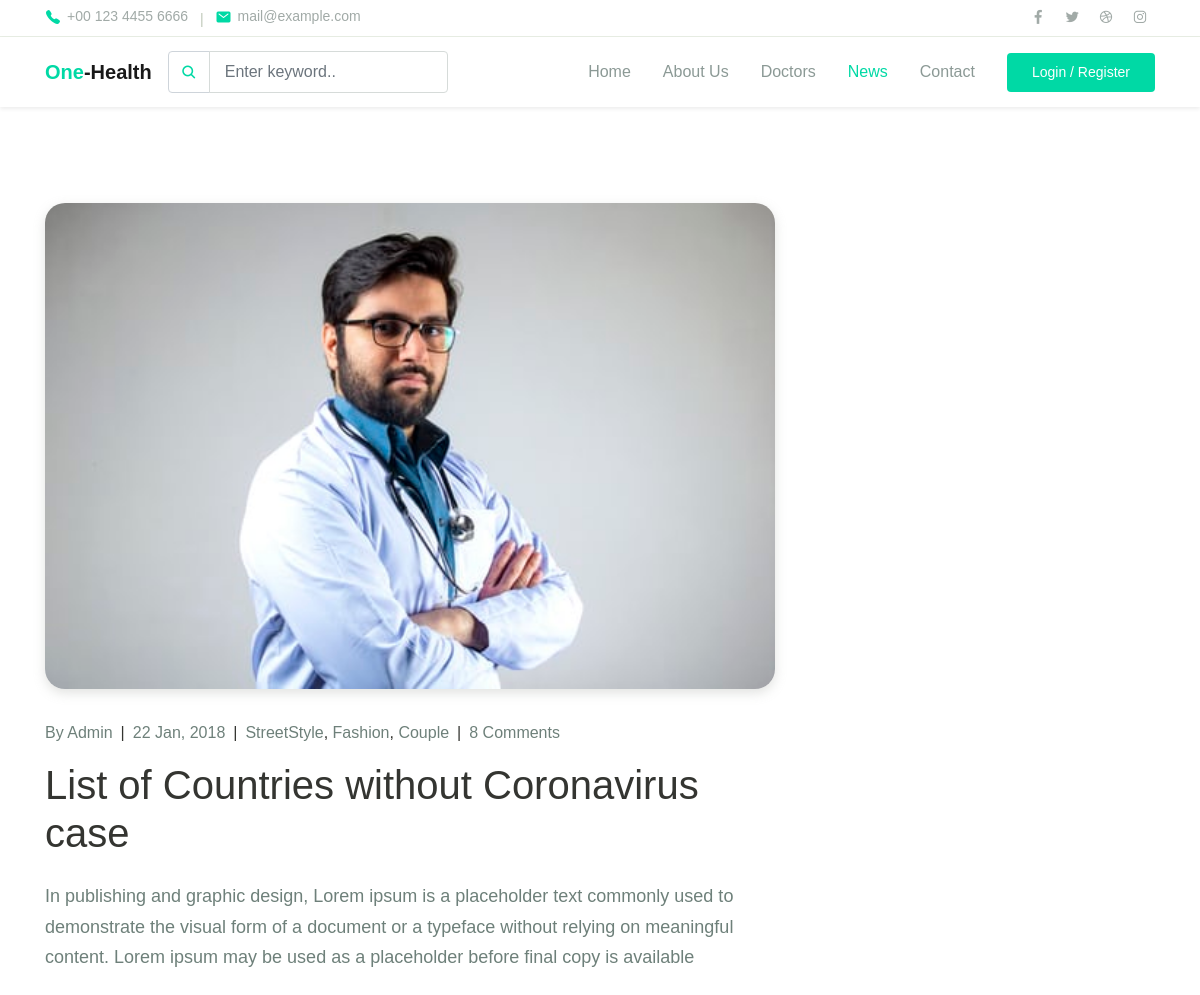
The page /doctors/suresh-h-advani on the database its author committed.
### app/models.py (models this page shows, shortened)
class doctor(models.Model):
    name = models.CharField(max_length=20)
    slug = models.SlugField(max_length=20)
    image = models.ImageField(upload_to='Images')
    dept = models.CharField(max_length=20)
    desc = models.TextField()
    category = models.ForeignKey(cato, on_delete=models.CASCADE)

### app/views.py (the view)
# urls.py: path('<slug:c_slug>/<slug:doctor_slug>', views.doctor_details, name='doctor_details'),
def doctor_details(request, c_slug, doctor_slug):
    try:
        det = doctor.objects.get(category__slug=c_slug, slug=doctor_slug)
    except Exception as e:
        raise e
    return render(request, 'blog-details.html', {'details': det})

### templates/blog-details.html (shortened to what this page needs)
{% load static %}
<!DOCTYPE html>
<html lang="en">
<head>
  <link rel="stylesheet" href="{% static 'assets/css/maicons.css'%}">
  <link rel="stylesheet" href="{% static 'assets/css/bootstrap.css'%}">
  <link rel="stylesheet" href="{% static 'assets/vendor/owl-carousel/css/owl.carousel.css'%}">
  <link rel="stylesheet" href="{% static 'assets/vendor/animate/animate.css'%}">
  <link rel="stylesheet" href="{% static 'assets/css/theme.css'%}">
</head>
<body>
  <header>
    <div class="topbar">
      <div class="container">
        <div class="row">
          <div class="col-sm-8 text-sm">
            <div class="site-info">
              <a href="#"><span class="mai-call text-primary"></span> +00 123 4455 6666</a>
              <span class="divider">|</span>
              <a href="#"><span class="mai-mail text-primary"></span> mail@example.com</a>
            </div>
          </div>
          <div class="col-sm-4 text-right text-sm">
            <div class="social-mini-button">
              <a href="#"><span class="mai-logo-facebook-f"></span></a>
              <a href="#"><span class="mai-logo-twitter"></span></a>
              <a href="#"><span class="mai-logo-dribbble"></span></a>
              <a href="#"><span class="mai-logo-instagram"></span></a>
            </div>
          </div>
        </div>
      </div>
    </div>
    <nav class="navbar navbar-expand-lg navbar-light shadow-sm">
      <div class="container">
        <a class="navbar-brand" href="#"><span class="text-primary">One</span>-Health</a>
        <form action="#">
          <div class="input-group input-navbar">
            <div class="input-group-prepend">
              <span class="input-group-text" id="icon-addon1"><span class="mai-search"></span></span>
            </div>
            <input type="text" class="form-control" placeholder="Enter keyword.." aria-label="Username" aria-describedby="icon-addon1">
          </div>
        </form>
        <div class="collapse navbar-collapse" id="navbarSupport">
          <ul class="navbar-nav ml-auto">
            <li class="nav-item">
              <a class="nav-link" href="index.html">Home</a>
            </li>
            <li class="nav-item">
              <a class="nav-link" href="about.html">About Us</a>
            </li>
            <li class="nav-item">
              <a class="nav-link" href="doctors.html">Doctors</a>
            </li>
            <li class="nav-item active">
              <a class="nav-link" href="blog.html">News</a>
            </li>
            <li class="nav-item">
              <a class="nav-link" href="contact.html">Contact</a>
            </li>
            <li class="nav-item">
              <a class="btn btn-primary ml-lg-3" href="#">Login / Register</a>
            </li>
          </ul>
        </div>
      </div>
    </nav>
  </header>
  <div class="page-section pt-5">
    <div class="container">
      <div class="row">
        <div class="col-lg-8">
        </div>
      </div>
      <div class="row">
        <div class="col-lg-8">
          <article class="blog-details">
            <div class="post-thumb">
              <img src="{{ details.image.url }}" alt="">
            </div>
            <div class="post-meta">
              <div class="post-author">
                <span class="text-grey">By</span> <a href="#">Admin</a>
              </div>
              <span class="divider">|</span>
              <div class="post-date">
                <a href="#">22 Jan, 2018</a>
              </div>
              <span class="divider">|</span>
              <div>
                <a href="#">StreetStyle</a>, <a href="#">Fashion</a>, <a href="#">Couple</a>
              </div>
              <span class="divider">|</span>
              <div class="post-comment-count">
                <a href="#">8 Comments</a>
              </div>
            </div>
            <h2 class="post-title h1">List of Countries without Coronavirus case</h2>
            <div class="post-content">
                <p>{{ details.desc }}</p>
            </div>
            <div class="post-tags">
            </div>
          </article>
</body>
</html>

### static/assets/css/theme.css (style rules this page uses)
:root { --primary: #00D9A5; --accent: #FF3D85; --secondary: #4E5AFE; --warning: #EED818; --info: #05B4E1; --danger: #FF4943; --success: #96C93D; --dark: #343531; --light: #F5F9F6; --cs: #596261; --grey: #6E807A; }
body { font-family: "Source Sans Pro", sans-serif; line-height: 1.5; color: #343531; }
a { color: #07be94; text-decoration: none; background-color: transparent; }
.text-sm { font-size: 14px !important; }
.text-primary { color: #00D9A5 !important; }
.text-grey { color: #6E807A !important; }
.btn-primary { color: #fff; background-color: #00D9A5; border-color: transparent; }
.topbar { border-bottom: 1px solid #E8EEE4; }
.topbar .row { align-items: center; min-height: 36px; }
.topbar .site-info a { display: inline-flex; align-items: center; color: #A1AAA7; }
.topbar .site-info a span { font-size: 16px; margin-right: 6px; }
.topbar .site-info .divider { margin-left: 8px; margin-right: 8px; color: #BEC8B8; }
.topbar .social-mini-button a { display: inline-block; padding: 4px 8px; color: #A1AAA7; }
.btn { padding: 8px 24px; }
.navbar { min-height: 70px; }
.navbar-brand { font-weight: 600; padding-top: 10px; padding-bottom: 10px; }
.navbar-nav { margin-top: 10px; border-top: 1px solid #E8EEE4; flex-shrink: 0; }
.navbar-nav .nav-link { transition: all .2s ease; }
.navbar-nav .btn { font-size: 14px; }
.navbar-light .navbar-nav .nav-link { color: rgba(110, 128, 122, 0.8); }
.navbar-light .navbar-nav .show > .nav-link, .navbar-light .navbar-nav .active > .nav-link, .navbar-light .navbar-nav .nav-link.show, .navbar-light .navbar-nav .nav-link.active { font-weight: 500; color: #00D9A5; }
@media (min-width: 992px) { .navbar-expand-lg .navbar-nav { margin-top: 0; border-top: none; } }
@media (min-width: 992px) { .navbar-expand-lg .navbar-nav .nav-link { padding-right: 16px; padding-left: 16px; } }
@media (min-width: 992px) { .navbar-expand-lg .navbar-nav { align-items: center; } }
.form-control { padding: 8px 15px; height: calc(1.5em + 1.375rem + 2px); border-color: #d6dbd9; }
.page-section { position: relative; padding-top: 80px; padding-bottom: 80px; overflow: hidden; }
.input-navbar { width: auto; max-width: 280px; }
.input-navbar .input-group-text { background-color: #fff; color: #00D9A5; }
.input-navbar .form-control { height: calc(1.5em + 1rem + 2px); }
.blog-details { position: relative; display: block; }
.blog-details .post-thumb { position: relative; display: block; margin-bottom: 32px; width: 100%; border-radius: 20px; overflow: hidden; box-shadow: 0 4px 12px rgba(154, 159, 151, 0.3); }
.blog-details .post-title { margin-bottom: 24px; font-weight: 400; }
.blog-details .post-content { font-size: 18px; line-height: 1.7; color: #6E807A; }
.blog-details .post-thumb img { width: 100%; }
.blog-details .post-meta { display: flex; flex-direction: row; margin-bottom: 16px; }
.blog-details .post-meta a { color: #6E807A; }
.blog-details .post-meta .divider { padding-left: 8px; padding-right: 8px; }
.blog-details .post-tags { display: block; padding: 16px 0; }

### rows shown on the page
doctor: image (picture), desc "In publishing and graphic design, Lorem ipsum is a placeholder text commonly used to demonstrate the visual form of a document or a typeface without relying on meaningful content. Lorem ipsum may be used as a placeholder before final copy is available"
